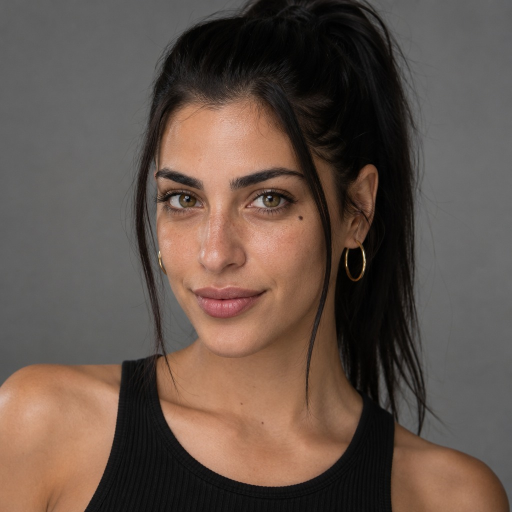
#> input picture zozobra-influencer/assets/lilo/R0_anchor.jpg, 1024 x 1024 px (shown at 1/2 size)
$ python -i composite_lilo.py   (imports and definitions only)
#> lines starting #> are read from the running program, lines starting #| are printed output that depends on the picture
#> further down, picture is the input picture: PIL image 1024x1024 RGB; mean R, G, B 98.7, 82.8, 73.8
"""Place a green-screen LILO render INTO a real ZOZOBRA interior render (no invented decor).

    python scripts/composite_lilo.py lilo_green.png <plate_id> out.jpg [--scale 0.9] [--x 0.5] [--night]

The background is the restaurant's own design render (assets/venue), so lamps, ribbons, screens and
walls are exactly the real design. LILO is keyed, despilled, colour-matched to the plate and grounded
with a soft shadow; the background gets a light depth-of-field blur so she reads as in-camera.
"""
from __future__ import annotations

import argparse
import sys
from pathlib import Path

import numpy as np
from PIL import Image, ImageFilter

sys.path.insert(0, str(Path(__file__).resolve().parents[1] / "src"))
from zozobra import venue  # noqa: E402

W, H = 1080, 1920


def key_green(img: Image.Image) -> tuple[np.ndarray, np.ndarray]:
    a = np.asarray(img.convert("RGB")).astype(np.float32) / 255
    r, g, b = a[..., 0], a[..., 1], a[..., 2]
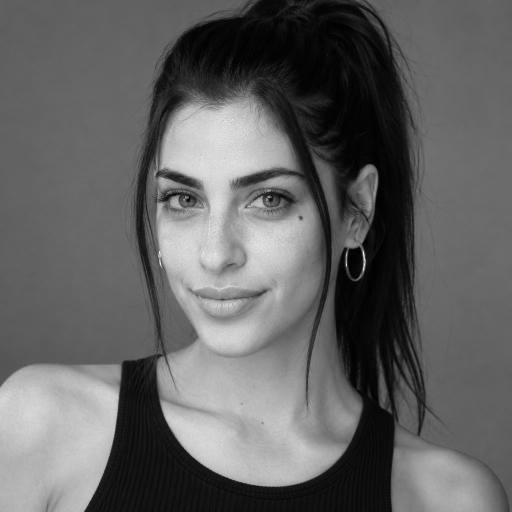
#> r: shape (1024, 1024) float32 (shown at 1/2 size); min 0, max 1, mean 0.387
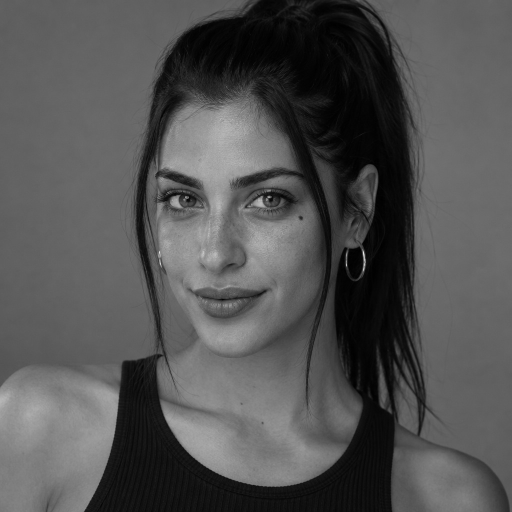
#> g: shape (1024, 1024) float32 (shown at 1/2 size); min 0, max 0.996, mean 0.325
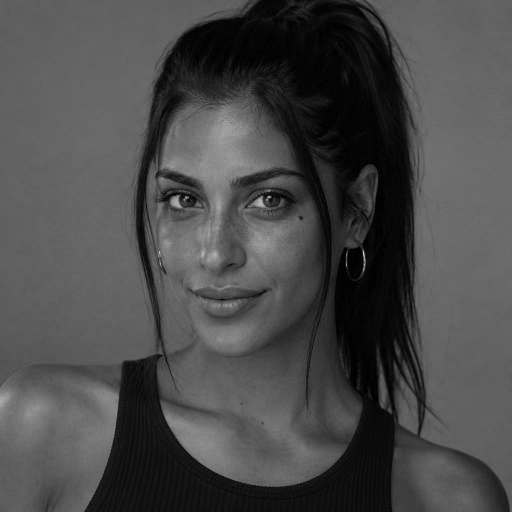
#> b: shape (1024, 1024) float32 (shown at 1/2 size); min 0, max 0.925, mean 0.289
    greenness = g - np.maximum(r, b)                     # >0 on screen, ~<=0 on subject
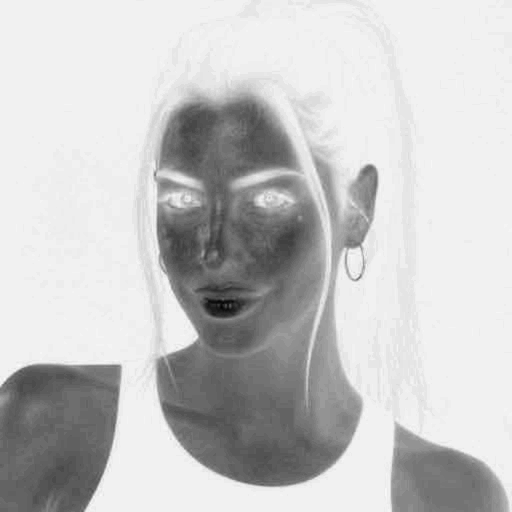
#> greenness: shape (1024, 1024) float32 (shown at 1/2 size); min -0.353, max 0.0196, mean -0.0625; drawn with min black and max white
    alpha = 1 - np.clip((greenness - 0.08) / 0.22, 0, 1)
#> alpha: shape (1024, 1024) float32; every value is 1
    # despill: clamp green to the max of red/blue where it leaks onto hair / skin edges
    g2 = np.minimum(g, np.maximum(r, b) * 1.02)
    rgb = np.stack([r, g2, b], -1)
    alpha_img = Image.fromarray((alpha * 255).astype(np.uint8)).filter(ImageFilter.MinFilter(3)).filter(ImageFilter.GaussianBlur(1.2))
#> alpha_img: PIL image 1024x1024 L; every value is 255
    return rgb, np.asarray(alpha_img).astype(np.float32) / 255


# [43 lines left out: functions match_colour, composite, not called in this run]


# [7 lines not run here, left out]

>>> from PIL import Image
>>> picture = Image.open('../assets/lilo/R0_anchor.jpg')
>>> result = key_green(picture)
